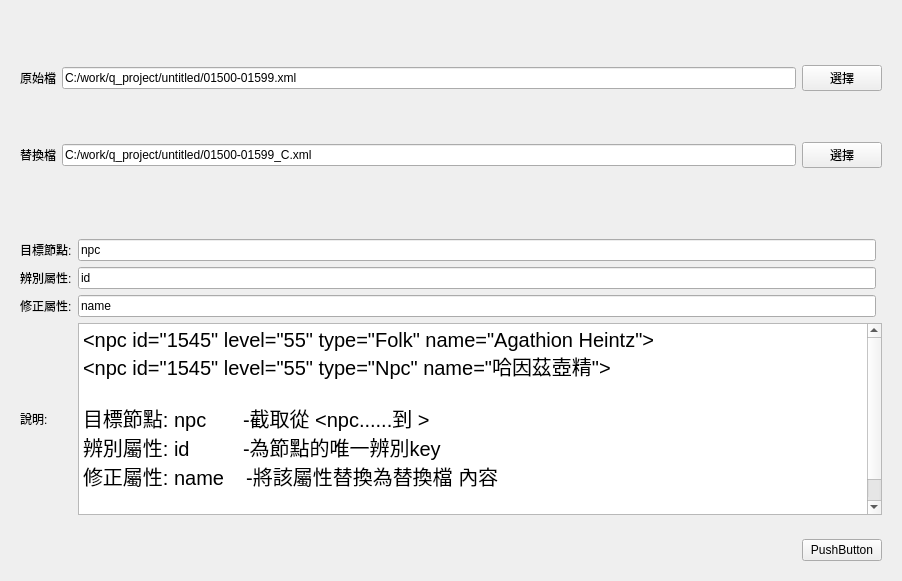
<?xml version="1.0" encoding="UTF-8"?>
<ui version="4.0">
 <class>LayerMergeXml</class>
 <widget class="QWidget" name="LayerMergeXml">
  <property name="geometry">
   <rect>
    <x>0</x>
    <y>0</y>
    <width>902</width>
    <height>581</height>
   </rect>
  </property>
  <property name="windowTitle">
   <string>Form</string>
  </property>
  <property name="styleSheet">
   <string notr="true">font: 20px &quot;Microsoft JhengHei UI&quot;;</string>
  </property>
  <layout class="QGridLayout" name="gridLayout_2">
   <item row="0" column="0">
    <widget class="QWidget" name="widget" native="true">
     <layout class="QGridLayout" name="gridLayout">
      <item row="0" column="0">
       <widget class="QLabel" name="label">
        <property name="text">
         <string>原始檔</string>
        </property>
       </widget>
      </item>
      <item row="0" column="1">
       <widget class="QLineEdit" name="txOri">
        <property name="text">
         <string>C:/work/q_project/untitled/01500-01599.xml</string>
        </property>
       </widget>
      </item>
      <item row="0" column="2">
       <widget class="QPushButton" name="btnSelectOri">
        <property name="text">
         <string>選擇</string>
        </property>
       </widget>
      </item>
      <item row="1" column="0">
       <widget class="QLabel" name="label_2">
        <property name="text">
         <string>替換檔</string>
        </property>
       </widget>
      </item>
      <item row="1" column="1">
       <widget class="QLineEdit" name="txTr">
        <property name="text">
         <string>C:/work/q_project/untitled/01500-01599_C.xml</string>
        </property>
       </widget>
      </item>
      <item row="1" column="2">
       <widget class="QPushButton" name="btnSelectTr">
        <property name="text">
         <string>選擇</string>
        </property>
       </widget>
      </item>
     </layout>
    </widget>
   </item>
   <item row="1" column="0">
    <widget class="QWidget" name="widget_2" native="true">
     <property name="sizePolicy">
      <sizepolicy hsizetype="Preferred" vsizetype="Maximum">
       <horstretch>0</horstretch>
       <verstretch>0</verstretch>
      </sizepolicy>
     </property>
     <property name="minimumSize">
      <size>
       <width>0</width>
       <height>40</height>
      </size>
     </property>
     <layout class="QGridLayout" name="gridLayout_3">
      <item row="0" column="2">
       <widget class="QLineEdit" name="txCapStart">
        <property name="text">
         <string>npc</string>
        </property>
       </widget>
      </item>
      <item row="2" column="0">
       <widget class="QLabel" name="label_5">
        <property name="text">
         <string>修正屬性:</string>
        </property>
       </widget>
      </item>
      <item row="2" column="2">
       <widget class="QLineEdit" name="txTarget">
        <property name="text">
         <string>name</string>
        </property>
       </widget>
      </item>
      <item row="3" column="2" colspan="2">
       <widget class="QTextEdit" name="textEdit">
        <property name="html">
         <string>&lt;!DOCTYPE HTML PUBLIC &quot;-//W3C//DTD HTML 4.0//EN&quot; &quot;http://www.w3.org/TR/REC-html40/strict.dtd&quot;&gt;
&lt;html&gt;&lt;head&gt;&lt;meta name=&quot;qrichtext&quot; content=&quot;1&quot; /&gt;&lt;meta charset=&quot;utf-8&quot; /&gt;&lt;style type=&quot;text/css&quot;&gt;
p, li { white-space: pre-wrap; }
hr { height: 1px; border-width: 0; }
li.unchecked::marker { content: &quot;\2610&quot;; }
li.checked::marker { content: &quot;\2612&quot;; }
&lt;/style&gt;&lt;/head&gt;&lt;body style=&quot; font-family:'Microsoft JhengHei UI'; font-size:20px; font-weight:400; font-style:normal;&quot;&gt;
&lt;p style=&quot; margin-top:0px; margin-bottom:0px; margin-left:0px; margin-right:0px; -qt-block-indent:0; text-indent:0px;&quot;&gt;&lt;span style=&quot; font-size:20px;&quot;&gt;&amp;lt;npc id=&amp;quot;1545&amp;quot; level=&amp;quot;55&amp;quot; type=&amp;quot;Folk&amp;quot; name=&amp;quot;Agathion Heintz&amp;quot;&amp;gt;&lt;br /&gt;&amp;lt;npc id=&amp;quot;1545&amp;quot; level=&amp;quot;55&amp;quot; type=&amp;quot;Npc&amp;quot; name=&amp;quot;哈因茲壺精&amp;quot;&amp;gt;&lt;br /&gt;&lt;br /&gt;目標節點: npc	-截取從 &amp;lt;npc......到 &amp;gt;&lt;br /&gt;辨別屬性: id	-為節點的唯一辨別key&lt;br /&gt;修正屬性: name    -將該屬性替換為替換檔 內容&lt;/span&gt;&lt;/p&gt;
&lt;p style=&quot; margin-top:0px; margin-bottom:0px; margin-left:0px; margin-right:0px; -qt-block-indent:0; text-indent:0px;&quot;&gt;&lt;span style=&quot; font-size:20px;&quot;&gt;&lt;br /&gt;    &lt;/span&gt;&lt;/p&gt;&lt;/body&gt;&lt;/html&gt;</string>
        </property>
       </widget>
      </item>
      <item row="1" column="0">
       <widget class="QLabel" name="label_8">
        <property name="text">
         <string>辨別屬性:</string>
        </property>
       </widget>
      </item>
      <item row="3" column="0">
       <widget class="QLabel" name="label_6">
        <property name="text">
         <string>說明:</string>
        </property>
       </widget>
      </item>
      <item row="0" column="0">
       <widget class="QLabel" name="label_3">
        <property name="text">
         <string>目標節點:</string>
        </property>
       </widget>
      </item>
      <item row="1" column="2">
       <widget class="QLineEdit" name="txKey">
        <property name="text">
         <string>id</string>
        </property>
       </widget>
      </item>
     </layout>
    </widget>
   </item>
   <item row="2" column="0">
    <widget class="QWidget" name="widget_3" native="true">
     <property name="sizePolicy">
      <sizepolicy hsizetype="Preferred" vsizetype="Maximum">
       <horstretch>0</horstretch>
       <verstretch>0</verstretch>
      </sizepolicy>
     </property>
     <property name="minimumSize">
      <size>
       <width>0</width>
       <height>40</height>
      </size>
     </property>
     <layout class="QGridLayout" name="gridLayout_4">
      <item row="0" column="1">
       <widget class="QPushButton" name="btnSend">
        <property name="text">
         <string>PushButton</string>
        </property>
       </widget>
      </item>
      <item row="0" column="0">
       <spacer name="horizontalSpacer">
        <property name="orientation">
         <enum>Qt::Horizontal</enum>
        </property>
        <property name="sizeHint" stdset="0">
         <size>
          <width>40</width>
          <height>20</height>
         </size>
        </property>
       </spacer>
      </item>
     </layout>
    </widget>
   </item>
  </layout>
 </widget>
 <resources/>
 <connections/>
</ui>
